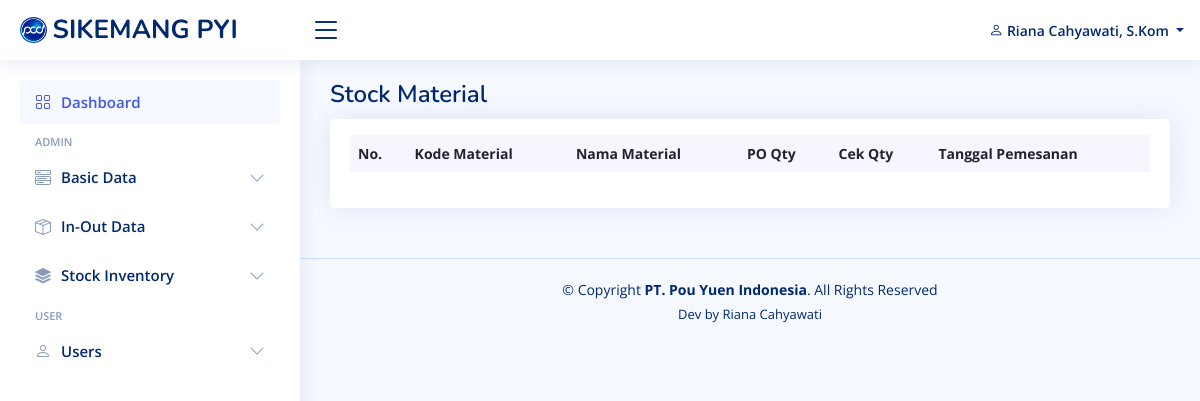
The page /view_stock_inventory/stock.php (signed in) on the database as committed earlier.
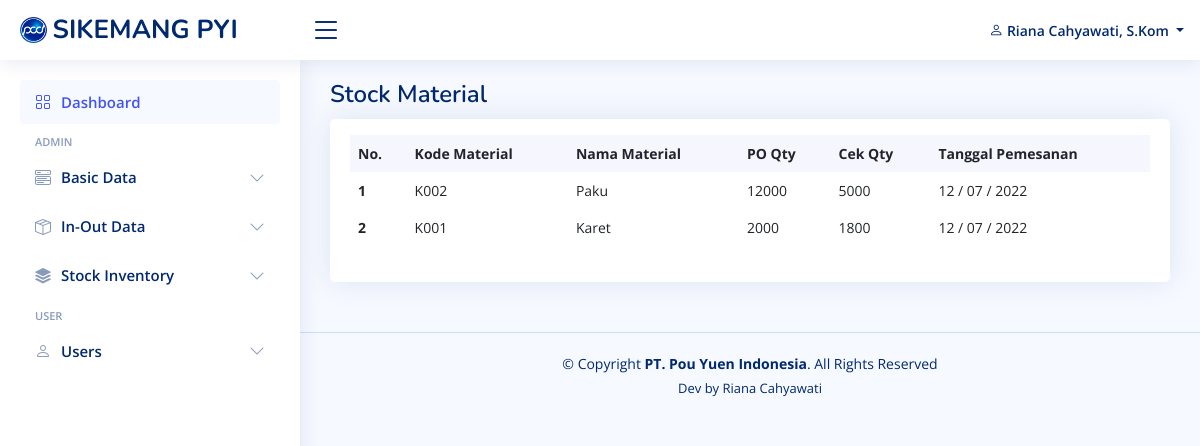
The same page on the database as committed later.
### tables this page shows
CREATE TABLE `out_material` (
  `id_out_material` int(11) NOT NULL,
  `id_ami` int(11) NOT NULL,
  `no_nota_order` varchar(200) NOT NULL,
  `date_order` date NOT NULL,
  `check_quantity_out` int(11) NOT NULL
);

CREATE TABLE `accepts_material_in` (
  `id_accept_material` int(11) NOT NULL,
  `no_nota` int(11) NOT NULL,
  `date_delivery` date NOT NULL,
  `accept_date` date NOT NULL,
  `no_delivery` int(11) NOT NULL,
  `bc_date` date NOT NULL,
  `no_item` varchar(200) NOT NULL,
  `no_po` varchar(200) NOT NULL,
  `po_quantity` varchar(255) NOT NULL,
  `material_code` varchar(200) NOT NULL,
  `material_name` varchar(255) NOT NULL,
  `supplier_code` varchar(200) NOT NULL,
  `supplier_name` varchar(255) NOT NULL,
  `check_quantity_in` int(11) NOT NULL,
  `no_bc` int(11) NOT NULL,
  `no_container` int(11) NOT NULL
);

### functions.php (called while the page is built, shortened)
<?php
$conn = mysqli_connect("localhost", "root", "", "db_pouyuen");
function query($query)
{
    global $conn;
    $result = mysqli_query($conn, $query);
    $rows = [];
    while ($row = mysqli_fetch_assoc($result)) {
        $rows[] = $row;
    }
    return $rows;
}

### view_stock_inventory/stock.php (the view)
<?php
include "../view_template/header.php";
include "../view_template/topbar.php";
include "../view_template/sidebar.php";
$stock_material = query("SELECT * FROM out_material
                INNER JOIN accepts_material_in ON out_material.id_ami = accepts_material_in.id_accept_material
                ");
?>
<main id="main" class="main">
    <div class="pagetitle">
        <h1>Stock Material</h1>
    </div>
    <section class="section dashboard">
        <div class="row">
            <div class="col">
                <div class="row">
                    <div class="col-12">
                        <div class="card recent-sales overflow-auto">
                            <div class="card-body pt-3">
                                <table class="table table-borderless datatable">
                                    <thead>
                                        <tr>
                                            <th scope="col">No. </th>
                                            <th scope="col">Kode Material</th>
                                            <th scope="col">Nama Material</th>
                                            <th scope="col">PO Qty</th>
                                            <th scope="col">Cek Qty</th>
                                            <th scope="col">Tanggal Pemesanan</th>
                                        </tr>
                                    </thead>
                                    <tbody>
                                        <?php $i = 1; ?>
                                        <?php foreach ($stock_material as $sm) : ?>
                                            <tr>
                                                <th scope="row"><?= $i; ?></a></th>
                                                <td><?= $sm["material_code"]; ?></td>
                                                <td><?= $sm["material_name"]; ?></td>
                                                <td><?= $sm["po_quantity"]; ?></td>
                                                <td><?= $sm["check_quantity_in"] - $sm["check_quantity_out"]; ?></td>
                                                <td><?= date('d / m / Y', strtotime($sm["date_order"])); ?></td>
                                            </tr>
                                            <?php $i++; ?>
                                        <?php endforeach; ?>
                                    </tbody>
                                </table>
                            </div>
                        </div>
                    </div>
                </div>
            </div>
        </div>
    </section>
</main>
<?php include "../view_template/footer.php"; ?>

Rows that differ between the two databases and show on the page:
added out_material: accepts_material_in.material_code "K002", accepts_material_in.material_name "Paku", accepts_material_in.po_quantity "12000", $sm['check_quantity_in']-$sm['check_quantity_out'] "5000", date_order "12 / 07 / 2022"
added out_material: accepts_material_in.material_code "K001", accepts_material_in.material_name "Karet", accepts_material_in.po_quantity "2000", $sm['check_quantity_in']-$sm['check_quantity_out'] "1800", date_order "12 / 07 / 2022"
